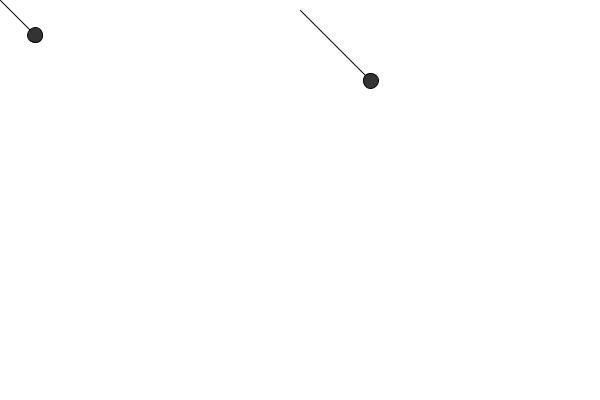
Frame 1 (no input)
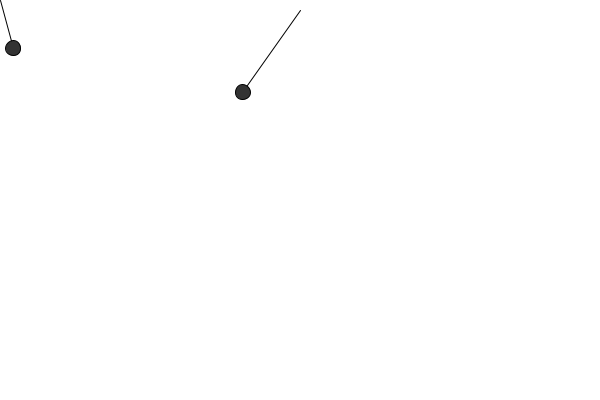
Frame 60 (the mouse pressed at the canvas centre just before this capture)
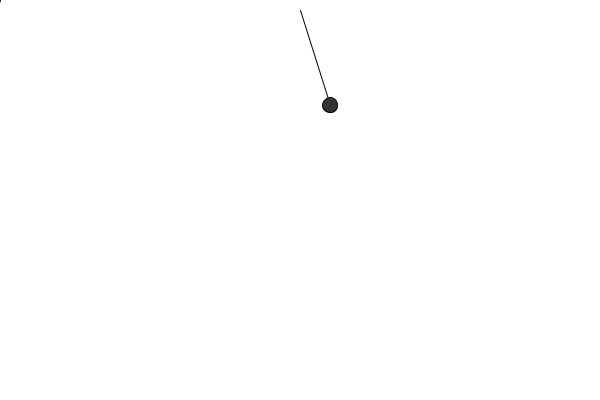
Frame 120 (the mouse held since frame 60 and released just before this capture)

The Processing sketch that drew these frames (run headless with seeded random() and noise(); from frame 60 on, the mouse is pressed at the canvas centre):

// Processing sketch: doublePendulum
// ── doublePendulum.pde
pendulum p;
pendulum p1;

void setup(){
  size(600,400);
  p = new pendulum(null, 100);
  p1 = new pendulum(p,50);
}


void draw(){
  background(255);
  p.display();
  p.update();
  p1.display();
  p1.update();
}

// ── pendulum.pde
class pendulum{
  pendulum parent;
  PVector origin;
  PVector pos;
  float r;
  float a;
  float aVel;
  float aAcc;
  float damping;
  
  pendulum(pendulum parent_ , float r_ ){
     if (parent_ != null){
       parent = parent_;  
       origin = new PVector(parent.pos.x,parent.pos.y); 
       println(origin.x);
     } else {
       origin = new PVector(width/2,10);
     }
     
     pos = new PVector();
     r = r_;
     a = PI/4;
     aVel = 0.0;
     aAcc = 0.0;
     damping = 0.995;
  }
  
  void display(){
    pos.set(r * sin(a), r * cos(a),0);  
    pos.add(origin);
    
    line(origin.x,origin.y,pos.x,pos.y);
    fill(51);
    circle(pos.x,pos.y,15);
  }
  
  void update(){
    float g = 0.4;
    aAcc = (-1 * g / r) * sin(a); 
    
    aVel += aAcc;  
    a += aVel;
    
    aVel *= damping;
    println();
  }
}
